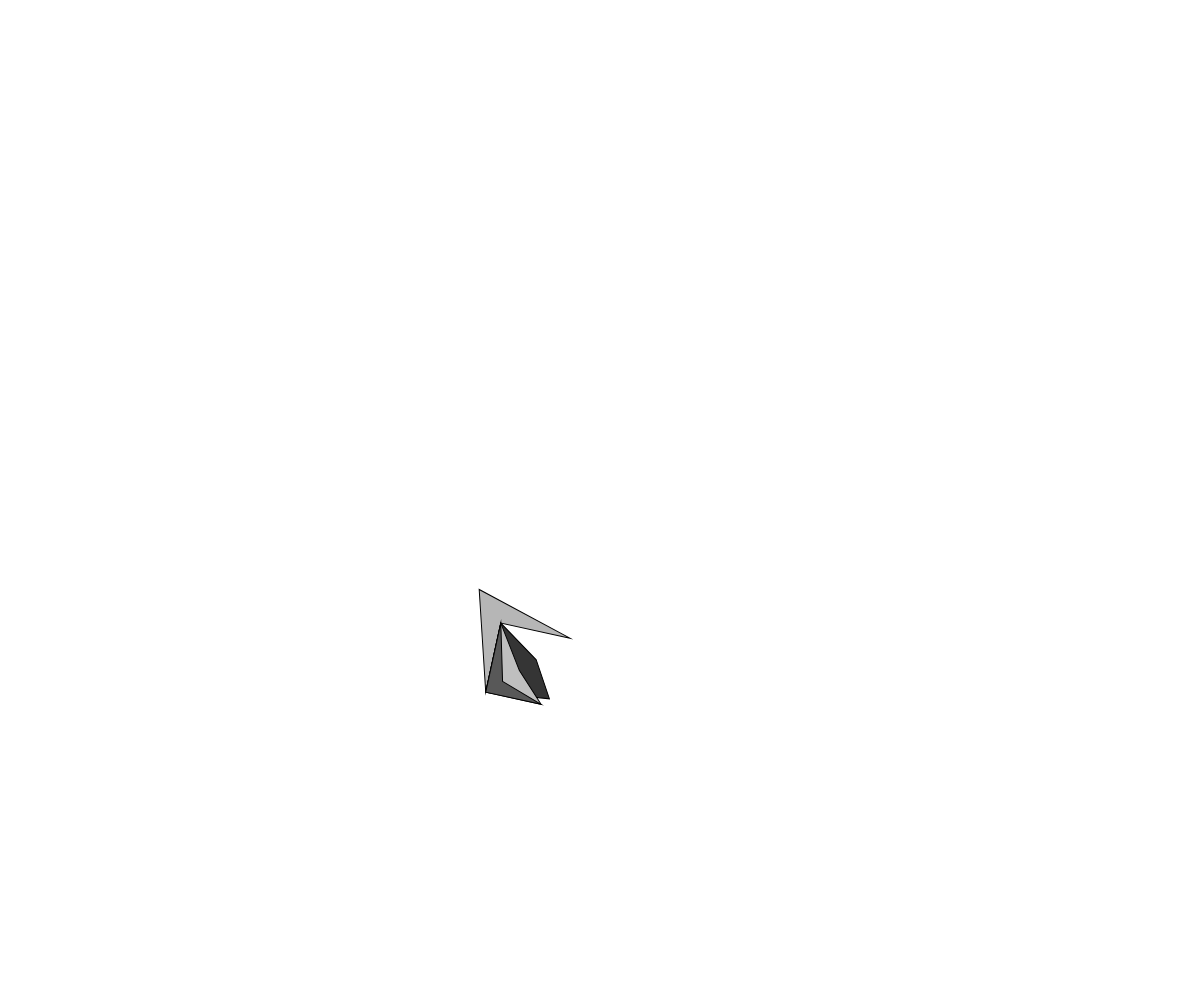
Frame 1 (no input)
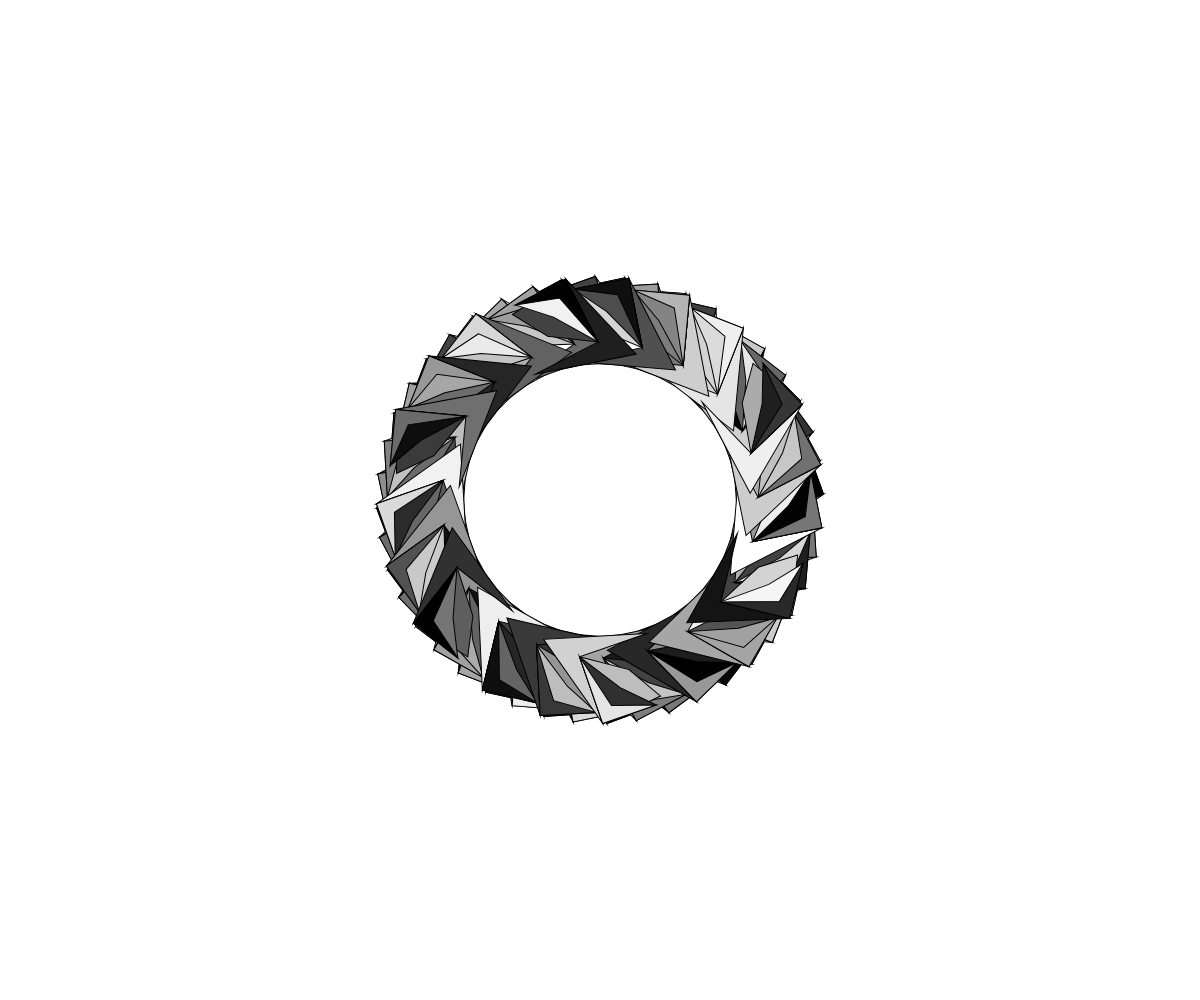
Frame 60 (no input)
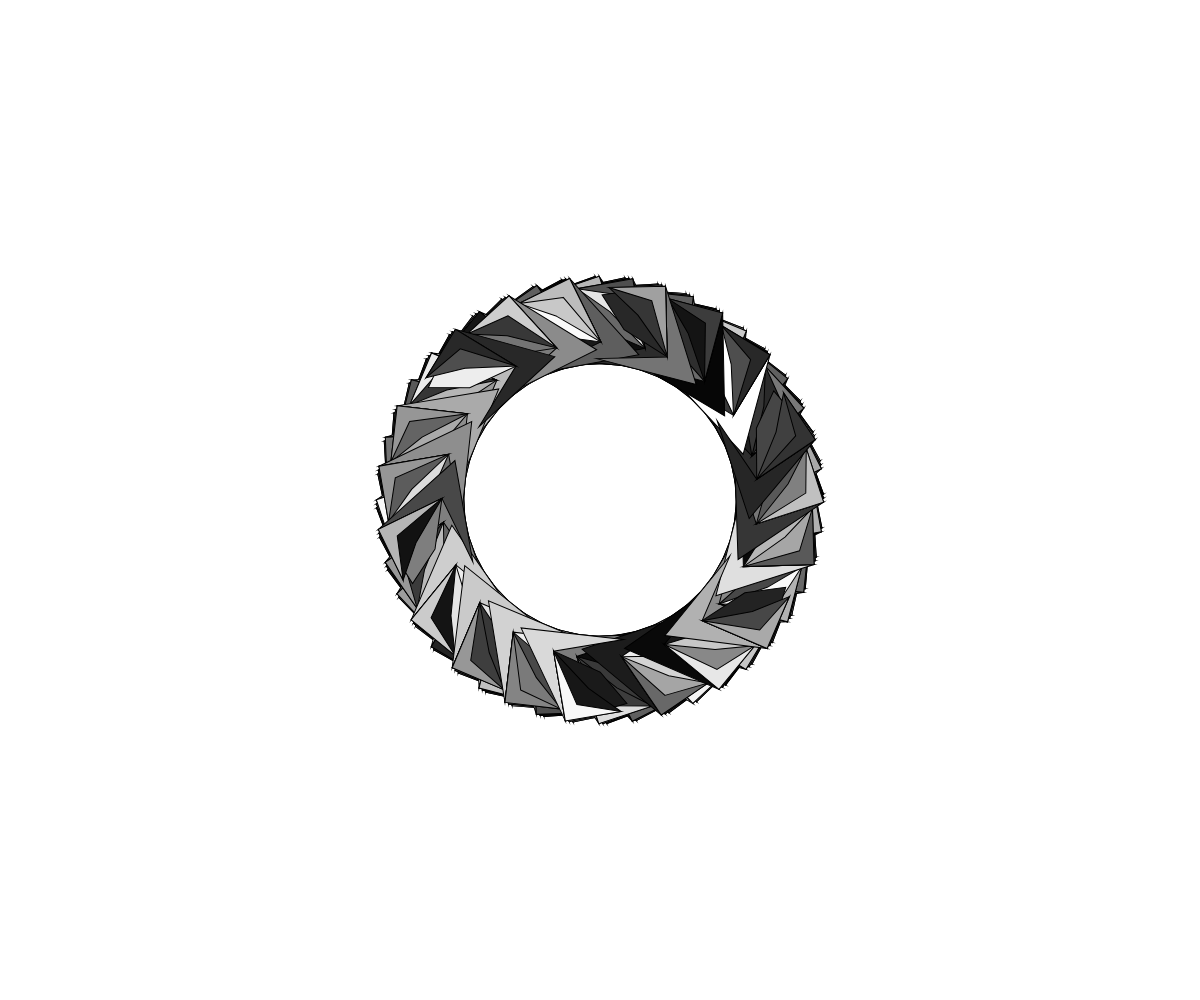
Frame 120 (the mouse pressed at the canvas centre since frame 60)

The p5.js sketch that drew these frames (run headless with seeded random() and noise() and a simulated clock; from frame 60 on, the mouse is pressed at the canvas centre):

// p5.js sketch
// ── sketch.js
function setup() {
  createCanvas(windowWidth,windowHeight);
}

function draw(){
  translate(width/2, height/2);
  rotate(frameCount%360);
  shape();
}

function shape() {
  fill(random(255));
  quad(100,100,10,150,100,200,50,150);
  fill(random(255));
  quad(100,140,140,150,100,200,50,150);
  fill(random(255));
  quad(100,160,140,160,100,200,50,150);
  fill(random(255));
  quad(100,180,140,160,100,200,50,150);

}
